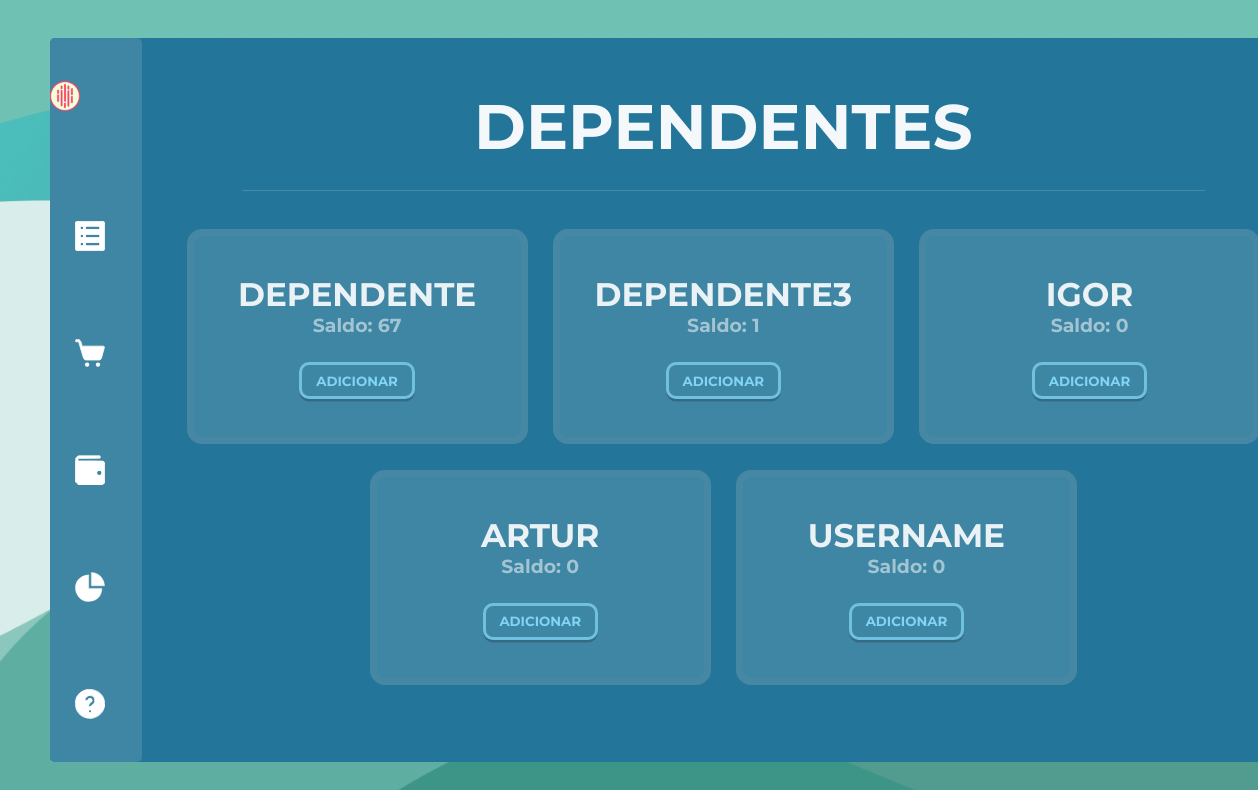
The app's page /escolherDependente (signed in) with its own data.
### projeto/models.py (models this page shows, shortened)
class Dependente(db.Model, UserMixin):
    id = db.Column(db.Integer, primary_key=True)
    saldo = db.Column(db.Integer, nullable=False, unique=False, default=0)
    usuario = db.Column(db.String(length=30), nullable=False, unique=True)
    email = db.Column(db.String(length=30), nullable=False, unique=True)
    senha = db.Column(db.String(length=30), nullable=False)
    idResponsavel = db.Column(db.Integer)
    user_type = 'dependente'
    @property
    def senhacrip(self):
        return self.senhacrip

### projeto/routes.py (the view)
@app.route('/escolherDependente', methods=['GET', 'POST'])
def escolherDependente():
    dependentes = Dependente.query.all()
    idAtual = current_user.id
    botao_clicado=None
    if request.method == 'POST':
        botao_clicado = request.form.get('botao')
        return redirect(url_for("addsaldo", botao = botao_clicado))
    return render_template("ChoseDependent.html", botao = botao_clicado, dependentes =dependentes, idAtual=idAtual)

### projeto/models.py (called while the page is built)
@login_manager.user_loader
def load_user(user_id):
    user_type = session.get('user_type')
    if user_type == 'responsavel':
        return Responsavel.query.get(int(user_id))
    elif user_type == 'dependente':
        return Dependente.query.get(int(user_id))
    elif user_type == 'funcionario':
        return Funcionario.query.get(int(user_id))
    return None

### projeto/templates/ChoseDependent.html (shortened to what this page needs)
{% extends 'baseResponsavel.html'%}
{% block conteudo %}
<div class="bodyChoseDependent">
    <h1 class="titulo">DEPENDENTES</h1>
    <div class="linhaTitulo"></div>
    <form method="post">
        {% for dependente in dependentes %}
        {% if dependente.idResponsavel==idAtual %}
        <div class="boxChoseDependent">
            <h1>{{dependente.usuario}}</h1>
            <h2>Saldo: {{dependente.saldo}}</h2>
            <button class="botoesChoseDependent" name="botao" value={{dependente.id}}> <a >ADICIONAR</a></button>
        </div>
        {%endif%}
        {%endfor%}
    </form>
</div>
{%endblock%}

### projeto/templates/baseResponsavel.html (shortened to what this page needs)
<!DOCTYPE html>
<html lang="en">
<head>
    <link rel="stylesheet" href="{{url_for('static', filename='style.css')}}">
    <link rel="stylesheet" src="https://cdn.jsdelivr.net/npm/bootstrap@5.3.2/dist/css/bootstrap.min.css">
</head>
<body>
    <div class="container">
        <div class="sidebarResponsavel">
            <a href="{{url_for('homeResponsavel')}}"><img src="{{url_for('static', filename='imagens/RealLove.png')}}"><div><p style="text-align:center" style="font-size: 28px;">MySnack</p></div></a>
            <div><img src="{{url_for('static', filename='imagens/Historico.svg')}}"><p>HISTÓRICO</p></div>
            <div><img src="{{url_for('static', filename='imagens/Compras.svg')}}"><p>COMPRAS</p></div>
            <div><img src="{{url_for('static', filename='imagens/Limites.svg')}}"><p>LIMITES</p></div>
            <div><img src="{{url_for('static', filename='imagens/Dados.svg')}}"><p>DADOS</p></div>
            <div><img src="{{url_for('static', filename='imagens/Suporte.svg')}}"><p>SUPORTE</p></div>
        </div>
        <div class="bodyBaseResponsavel">
            {%block conteudo%}
            {%endblock%}
        </div>
    </div>
</body>
</html>

### projeto/static/style.css (style rules this page uses)
* { padding: 0; margin: 0; font-family: "Montserrat"; font-weight: bold; color: #fff; }
.bodyChoseDependent { text-align: center; display: flex; flex-direction: column; align-items: center; }
.bodyChoseDependent .titulo { margin-top: 4vw; font-size: 5vw; color: rgba(255, 255, 255, 0.952); }
.bodyChoseDependent form { display: flex; flex-direction: row; flex-wrap: wrap; justify-content: center; gap:2vw; }
.linhaTitulo { margin-top: 2vw; margin-bottom: 3vw; height: 0.1vw; width: 85%; background-color: rgba(255, 255, 255, 0.158); }
.boxChoseDependent h1 { text-transform: uppercase; font-size: 2.6vw; color: rgba(255, 255, 255, 0.89); }
.boxChoseDependent h2, .boxChoseLanche h2 { font-size: 1.5vw; color: #ffffff86; margin-bottom: 2vw; }
.boxChoseDependent, .boxChoseLanche { width: 26vw; height: 16vw; border: hsl(198, 40%, 46%) solid 0.6vw; background-color: hsl(197, 45%, 44%); display: flex; flex-direction: column; border-radius: 1.2vw; justify-content:center; align-items: center; }
body { background-color: rgb(112, 112, 112); height: calc(100vh - var(--margin-principal) * 2); background-image: url(imagens/FotoFundo1.png); background-size: cover; height: 100vh; overflow-y: hidden; }
:root { --margin-principal: 3vw; --margin-principal-inline: 4vw; }
a { text-decoration: none; }
.container { display: flex; flex-direction: row; height: calc(100vh - var(--margin-principal) * 2); margin-top: var(--margin-principal); margin-inline: var(--margin-principal-inline); margin-bottom: var(--margin-principal); background-color: #237699; overflow: auto; border-radius: 0.4vw; }
.botoesChoseDependent a { color: hsl(197, 85%, 73%); }
.container { width: 100%; }
.botoesChoseDependent { background-color: hsla(197, 45%, 44%, 0.288); border: solid hsl(197, 64%, 66%) 0.25vw; padding: 0.6vw; box-shadow:rgba(0, 0, 0, 0.2) 0px 0.2vw; padding-inline: 1.1vw; border-radius: 0.8vw; }
form { display: flex; flex-direction: column; }
.sidebarResponsavel { display: flex; flex-direction: column; width: 7.3%; background-color: hsl(197, 45%, 44%); position: absolute; border-radius: 0.4vw; height: calc(100vh - var(--margin-principal) * 2); justify-content: space-around; align-items: center; }
.bodyBaseResponsavel { margin-left: 8.5%; width: 90%; }
.sidebarResponsavel { transition: 0.7s; align-items: center; align-items: flex-start; }
.sidebarResponsavel div { margin-left: 25px; gap: 10px; }
.sidebarResponsavel div { display: flex; align-items: center; }
.sidebarResponsavel img { width: 30px; height: 30px; }

### records on screen
Dependente: usuario "DEPENDENTE", saldo "67", {{ dependente.id }} 1 (drawn)
Dependente: usuario "DEPENDENTE3", saldo "1", {{ dependente.id }} 3 (drawn)
Dependente: usuario "IGOR", saldo "0", {{ dependente.id }} 4 (drawn)
Dependente: usuario "ARTUR", saldo "0", {{ dependente.id }} 5 (drawn)
Dependente: usuario "USERNAME", saldo "0", {{ dependente.id }} 6 (drawn)
